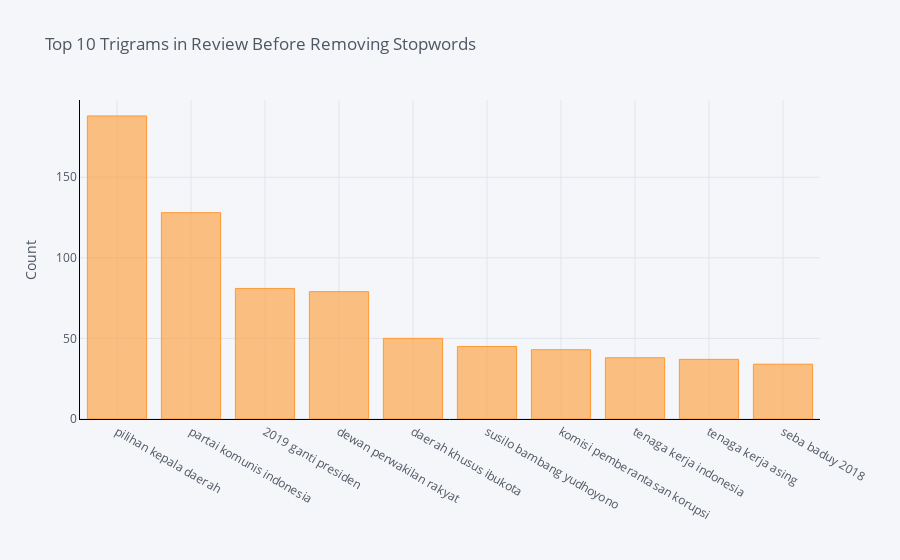

Source (notebook cell):
### Code cell
df3.groupby('Tweet').sum()['Count'].sort_values(ascending=False).iplot(kind='bar',
                                                                       yTitle='Count',
                                                                       linecolor='black',
                                                                       title='Top 10 Trigrams in Review Before Removing Stopwords')

### Figure 1 — Plotly figure (JSON) as saved in the notebook; plotly's stock layout.template omitted (floating-point values rounded to 4 significant figures)
{"data": [{"marker": {"color": "rgba(255, 153, 51, 0.6)", "line": {"color": "rgba(255, 153, 51, 1.0)", "width": 1}}, "name": "Count", "orientation": "v", "text": "", "type": "bar", "x": ["pilihan kepala daerah", "partai komunis indonesia", "2019 ganti presiden", "dewan perwakilan rakyat", "daerah khusus ibukota", "susilo bambang yudhoyono", "komisi pemberantasan korupsi", "tenaga kerja indonesia", "tenaga kerja asing", "seba baduy 2018"], "y": [188, 128, 81, 79, 50, 45, 43, 38, 37, 34]}], "layout": {"legend": {"bgcolor": "#F5F6F9", "font": {"color": "#4D5663"}}, "paper_bgcolor": "#F5F6F9", "plot_bgcolor": "#F5F6F9", "title": {"font": {"color": "#4D5663"}, "text": "Top 10 Trigrams in Review Before Removing Stopwords"}, "xaxis": {"gridcolor": "#E1E5ED", "linecolor": "black", "showgrid": true, "tickfont": {"color": "#4D5663"}, "title": {"font": {"color": "#4D5663"}, "text": ""}, "zerolinecolor": "#E1E5ED"}, "yaxis": {"gridcolor": "#E1E5ED", "linecolor": "black", "showgrid": true, "tickfont": {"color": "#4D5663"}, "title": {"font": {"color": "#4D5663"}, "text": "Count"}, "zerolinecolor": "#E1E5ED"}}}
